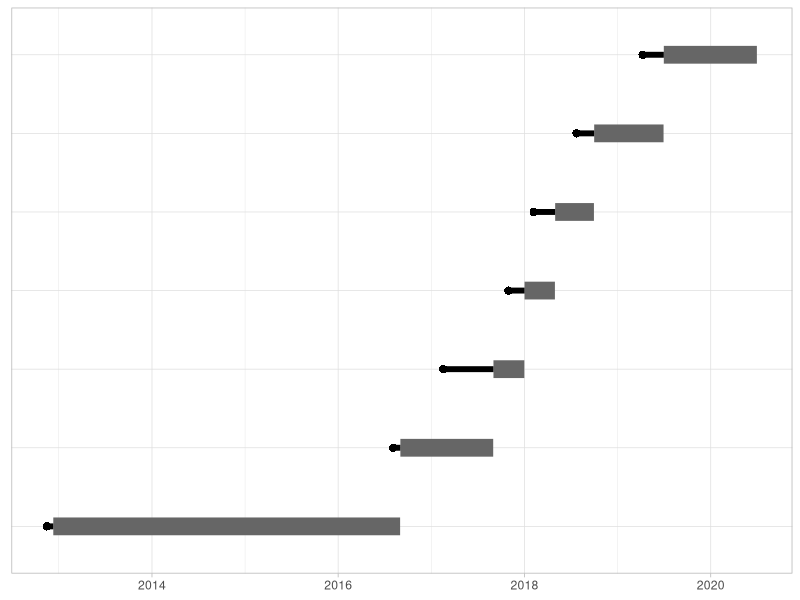
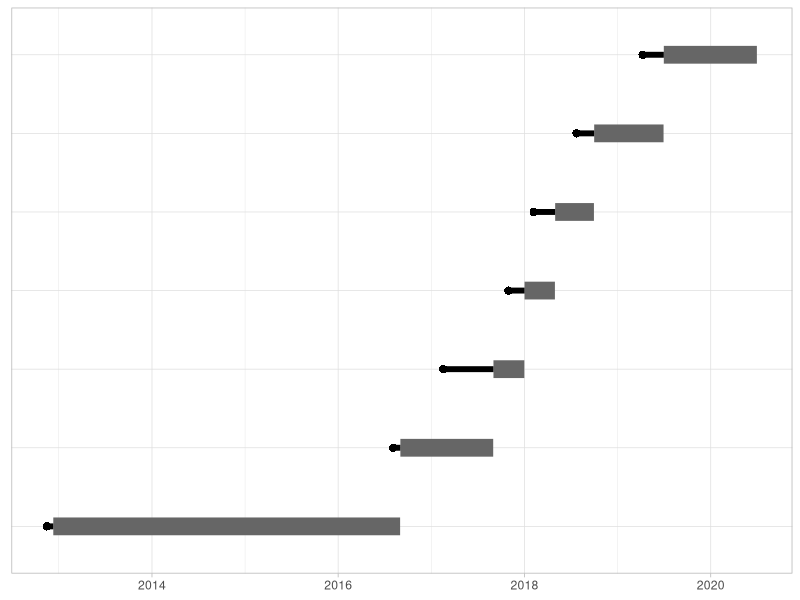

R code for these plots, in order:
library(tidyverse)
#install.packages('svglite')

renewal <- read_tsv("data/data.tsv")
names(renewal) <- make.names(names(renewal))
renewal <- mutate(renewal,
                  Events = factor(Notice),
                  Lead.Time = as.integer(Begin - Notice))

ggplot(renewal, aes(x = Events)) +
    geom_linerange(mapping = aes(ymin = Begin,
                                 ymax = End,
                                 linetype = " "),
                   size = 6,
                   color = "gray40") +
    geom_point(aes(y = Notice,
                   shape = ""),
               size = 2.5) +
    geom_linerange(mapping = aes(ymin = Notice,
                                 ymax = Begin,
                                 size = "")) +
    scale_shape("Notice",
                guide = guide_legend(order = 1)) +
    scale_size_discrete("Lead time",
                        guide = guide_legend(order = 2)) +
    scale_linetype("Duration",
                   guide = guide_legend(order = 3)) +
    coord_flip() +
    theme_light() +
    theme(legend.position = "none",
	  axis.title.x=element_blank(),
	  axis.title.y=element_blank(),
	  axis.text.y=element_blank(),
	  axis.ticks.y=element_blank(),
	  )

ggsave(path = "results", filename = "figure.png", width = 7, height = 3)
#ggsave(path = "results", filename = "figure.svg", width = 7, height = 3)
